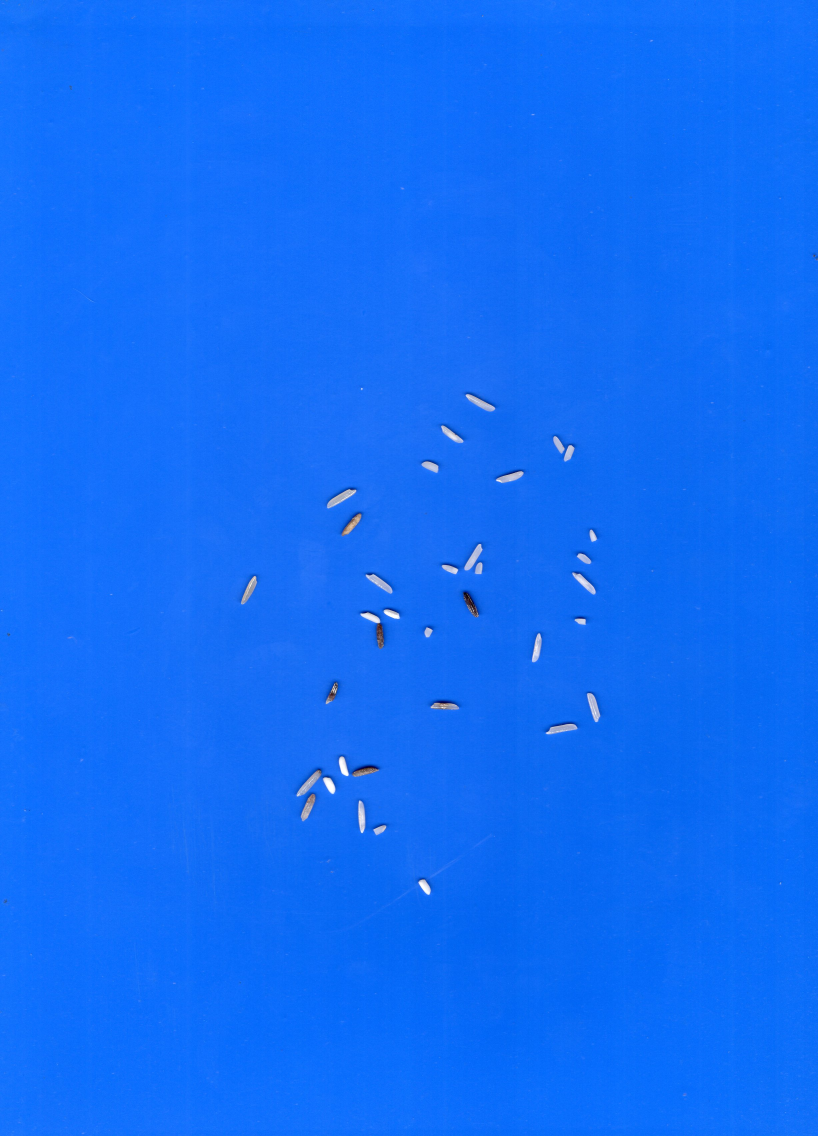
#> input picture mix_rice3.jpg, 2454 x 3408 px, found by its file name (shown at 1/3 size)
$ python 'd&c_main.py'   (older library calls are emulated)
#> lines starting #> are read from the running program, lines starting #| are printed output that depends on the picture; after the words box and inside, x2 and y2 are one past the last pixel; in counts of white or black regions, pixels touching at a corner belong together
### clwa_function.py

import cv2
import cv2 as cv
import numpy as np
from matplotlib import pyplot as plt
from scipy import ndimage
from skimage import measure, color, io
from skimage.feature import peak_local_max
from scipy import ndimage as ndi
import skimage
#img = cv2.imread("images/ROI/ROI_66.png")
#img = cv2.resize(img, (1104, 1376))
#img = img[300:1376, 0:1104]
def dd(img):
    im_gray = cv2.cvtColor(img, cv2.COLOR_BGR2GRAY)
    th, thresh= cv2.threshold(im_gray, 128, 192, cv2.THRESH_OTSU)
    thresh=255-thresh
    kernel = np.ones((5,5),np.uint8)
    #gradient = cv2.morphologyEx(thresh,cv2.MORPH_GRADIENT,kernel, iterations =1 )
    opening = cv2.morphologyEx(thresh,cv2.MORPH_OPEN,kernel, iterations =0 )

    from skimage.segmentation import clear_border
    opening = clear_border(opening) #Remove edge touching grains
    plt.imshow(opening, cmap='gray') #This is our image to be segmented further using watershed

    sure_bg = cv2.dilate(opening,kernel,iterations=10)
    plt.imshow(sure_bg, cmap='gray') #Dark region is our sure background

    sure_bg = cv2.erode(opening,kernel,iterations=0)
    plt.imshow(sure_bg, cmap='gray') #Dark region is our sure background

    dist_transform = cv2.distanceTransform(sure_bg,cv2.DIST_L2,5)
    #dist_transform=np.uint8(dist_transform)
    plt.imshow(dist_transform, cmap='gray')
    #cv2.imshow('dist_transform',dist_transform)
    #dist_transform=255-dist_transform

    local_max_location = peak_local_max(dist_transform, min_distance=6, indices=True)
    local_max_boolean = peak_local_max(dist_transform, min_distance=6, indices=False)

    #print(local_max_boolean)

    markers, _ = ndi.label(local_max_boolean)
    segmented = skimage.segmentation.watershed(255-dist_transform, markers, mask=sure_bg)
    plt.imshow(sure_bg, cmap='gray')
    segmented=np.uint8(segmented)
    #cv2.imshow('segmented',segmented)

    fig, axes = plt.subplots(ncols=3, figsize=(9, 3), sharex=True, sharey=True)
    ax = axes.ravel()

    ax[0].imshow(img, cmap=plt.cm.gray)
    ax[0].set_title('Input image')
    ax[1].imshow(-dist_transform, cmap=plt.cm.gray)
    ax[1].set_title('Distance transform')

    ax[2].imshow(segmented, cmap=plt.cm.nipy_spectral)

    for a in ax:
        a.set_axis_off()

    fig.tight_layout()
    plt.show()


    contours,hierarchy = cv2.findContours(segmented,cv2.RETR_TREE,cv2.CHAIN_APPROX_NONE)
    print("contours",len(contours))
    count1=0
    count2=0
    count3=0
    count4=0
    count5=0

    for cnt in contours:
        rect = cv2.minAreaRect(cnt)             # rect = ((center_x,center_y),(width,height),angle)
    # print("width & length",rect[1][0])
        points = cv2.boxPoints(rect)         # Find four vertices of rectangle from above rect
     #print("points",points)
        points = np.int0(np.around(points))     # Round the values and make it integers

        ellipse = cv2.fitEllipse(cnt)           # ellipse = ((center),(width,height of bounding rect), angle)


        #print("count",total_count)
        print("width",ellipse[1][0])
        print("length",ellipse[1][1])
        print("Area",ellipse[1][0]*ellipse[1][1])
        print("Aspect_Ratio (W/L)",ellipse[1][0]/ellipse[1][1])
        print("Length/Width Ratio",ellipse[1][1]/ellipse[1][0])
        cv2.drawContours(img,[cnt],0,(0,255,0),1)   # draw contours in green color
    #print([cnt])
        cv2.ellipse(img,ellipse,(0,255,0),1)        # draw ellipse in blue color
        cv2.polylines(img,[points],True,(0,0,255),1)# draw rectangle in red color
        length=(ellipse[1][1])
        Area=(ellipse[1][0]*ellipse[1][1])

        if  Area > 100 and Area <= 350:
            count1+=1

            print('Single rice',Area)
            return count1,count2,count3,count4,count5

        elif  Area > 350 and Area <= 800:
            count2+=2
            print('2 touching rice',Area)

            return count1,count2,count3,count4,count5
        elif Area > 800 and Area <= 1000:
            count3+=3
            print('3 touching rice',Area)
            return count1,count2,count3,count4,count5
        elif Area >1000 and Area <= 1500:
            count4+=4
            print('4 touching rice',Area)
            return count1,count2,count3,count4,count5
        elif Area > 1500 and Area <= 2000:
            count5+=5
            print('5 touching rice',Area)
            return count1,count2,count3,count4,count5
        else:
            pass

        #print('Broken rice',count)
        print('Single rice',count1)
        print('2 touching rice',count2)
        print('3 touching rice',count3)
        print('4 touching rice',count4)
        print('5 touching rice',count5)

        print('total rice count',count1+count2+count3+count4+count5)


        #cv2.imshow('output',sure_bg)
        #cv2.imshow('input',img)
        cv2.waitKey(0)
        cv2.destroyAllWindows()

        return count1,count2,count3,count4,count5


cv2.waitKey(0)
cv2.destroyAllWindows()

### discoloured_function.py
# -*- coding: utf-8 -*-
"""
Created on Tue Sep 28 10:51:41 2021

@author: 91872
"""

import cv2
import numpy as np
from matplotlib import pyplot as plt
from scipy import ndimage
from skimage import measure, color, io
from skimage.feature import peak_local_max
from scipy import ndimage as ndi
import skimage

def dis(image,Tot_count):
    brightness = 0
    contrast = 20
    img = np.int16(image)
    img = img * (contrast/127+1) - contrast + brightness
    img = np.clip(img, 0, 255)
    img1 = np.uint8(img)
    kernel = np.ones((3,3),np.uint8)
    copy=img1.copy()

    hsv = cv2.cvtColor(img1,cv2.COLOR_BGR2HSV)

    lower_color = np.array([0,15,10])
    upper_color = np.array([50,200,200])

    discoloured = cv2.inRange(hsv, lower_color, upper_color)
    from skimage.segmentation import clear_border
    discoloured = clear_border(discoloured)
    sure_bg = cv2.dilate(discoloured,kernel,iterations=3)
    #sure_bg = cv2.erode(sure_bg,kernel,iterations=1)
    #cv2.imshow('discoloured', discoloured)
    #cv2.imshow('sure_bg', sure_bg)

    contours,hierarchy = cv2.findContours(sure_bg,cv2.RETR_TREE,cv2.CHAIN_APPROX_NONE)
    Dis_count=len(contours)
    print("Number of Discoloured Rice",Dis_count)
    print("% of Discoloured Rice",(Dis_count/Tot_count)*100)

    p=1
    for c in contours:
        x,y,w,h = cv2.boundingRect(c)
        ROI = sure_bg[y:y+h, x:x+w]
        cv2.rectangle(copy,(x-5,y-5),(x+w+5,y+h+5),(36,255,12),1)
        rect = cv2.minAreaRect(c)             # rect = ((center_x,center_y),(width,height),angle)
# print("width & length",rect[1][0])
        points = cv2.boxPoints(rect)         # Find four vertices of rectangle from above rect
 #print("points",points)
        points = np.int0(np.around(points))     # Round the values and make it integers

    # [8 lines of commented-out code are left out]
        cv2.drawContours(copy,[c],0,(0,255,0),1)   # draw contours in green color
#print([cnt])
    #cv2.ellipse(img,ellipse,(0,255,0),1)        # draw ellipse in blue color
        cv2.polylines(copy,[points],True,(0,0,255),1)# draw rectangle in red color
        cv2.putText(copy, "D{}".format(p),(x+w+5,y+h+5), cv2.FONT_HERSHEY_SIMPLEX, 0.5, (0, 0, 255), 2)
        p+=1
        #cv2.imshow('input',copy)

    cv2.waitKey(0)
    cv2.destroyAllWindows()
    return copy
cv2.waitKey(0)
cv2.destroyAllWindows()

### d&c_main.py
# -*- coding: utf-8 -*-
"""
Created on Tue Sep 28 10:26:38 2021

@author: 91872
"""

'''import cv2
import numpy as np
from matplotlib import pyplot as plt
from scipy import ndimage
from skimage import measure, color, io
from skimage.feature import peak_local_max
from scipy import ndimage as ndi
import skimage
import discoloured_function
import chalky_function

image = cv2.imread("D:/a/ANKITHA/Professional/ASPIRE/images/mix_rice.jpg")
image = cv2.resize(image, (1104, 1376))
image= image[300:1376, 0:1104]

Tot_count=45
a=discoloured_function.dis(image,Tot_count)
cv2.imshow('a',a)
cv2.waitKey(0)
cv2.destroyAllWindows()
b=chalky_function.Chal(image, Tot_count,a)

cv2.imshow('b',b)
cv2.waitKey(0)
cv2.destroyAllWindows()'''

import cv2
import numpy as np
from matplotlib import pyplot as plt
from scipy import ndimage
from skimage import measure, color, io
from skimage.feature import peak_local_max
from scipy import ndimage as ndi
import skimage
import discoloured_function
import chalky_function
import clwa_function
import broken_function
#import good_function

image = cv2.imread("D:/a/ANKITHA/Professional/ASPIRE/images/mix_rice3.jpg")
#> image is the input picture: shape (3408, 2454, 3); mean B, G, R 248.2, 109.7, 16.8
image = cv2.resize(image, (1104, 1376))
#> image: shape (1376, 1104, 3)
image= image[300:1376, 0:1104]
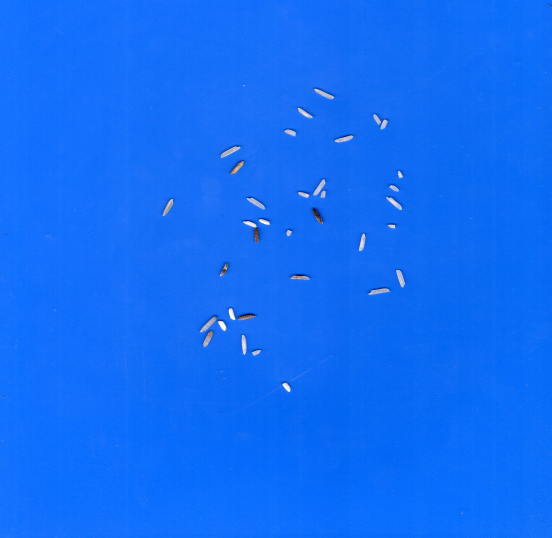
#> image: shape (1076, 1104, 3) (shown at 1/2 size); mean B, G, R 247.1, 109.2, 16.9
cv2.imshow('original image', image)
copy = image.copy()
#gray = cv2.cvtColor(image, cv2.COLOR_BGR2GRAY)
#thresh = cv2.threshold(gray,10,255,cv2.THRESH_OTSU + cv2.THRESH_BINARY)[1]
#thresh = cv2.threshold(gray,0,255,cv2.THRESH_OTSU + cv2.THRESH_BINARY)[1]
LAB= cv2.cvtColor(image,cv2.COLOR_BGR2LAB)
#> LAB: shape (1076, 1104, 3); mean of channels 0, 1, 2 125.9, 156.3, 52.7
L,A,B=cv2.split(LAB)
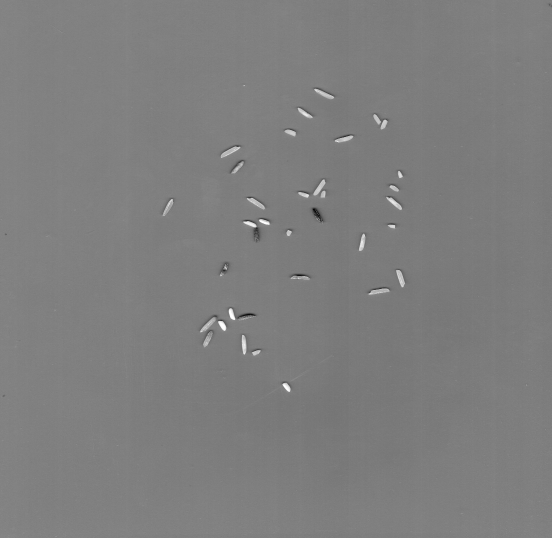
#> L: shape (1076, 1104) (shown at 1/2 size); min 1, max 255, mean 125.9
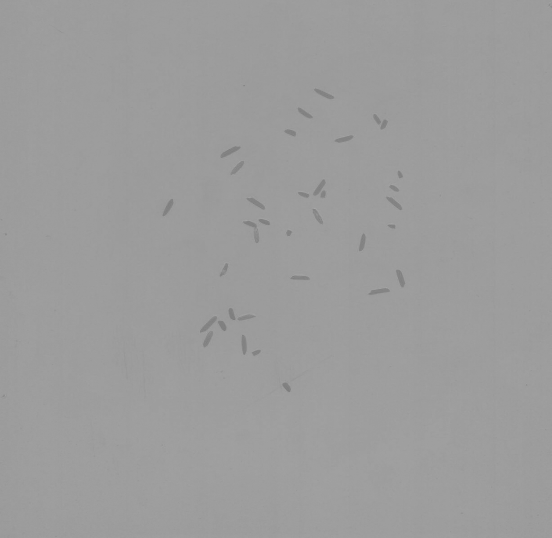
#> A: shape (1076, 1104) (shown at 1/2 size); min 120, max 170, mean 156.3
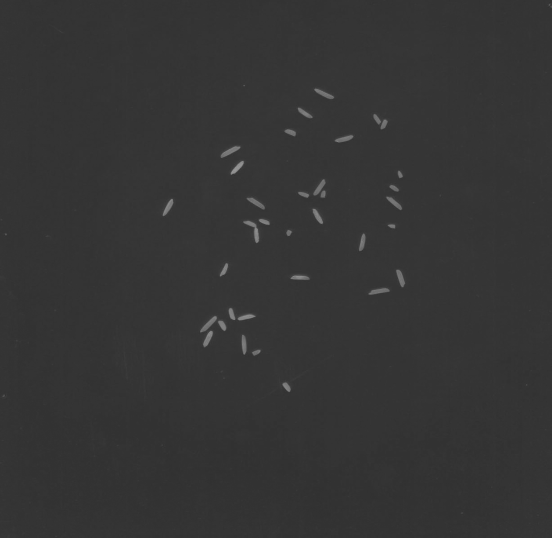
#> B: shape (1076, 1104) (shown at 1/2 size); min 46, max 156, mean 52.7
discoloured = cv2.inRange(B, 0, 95)
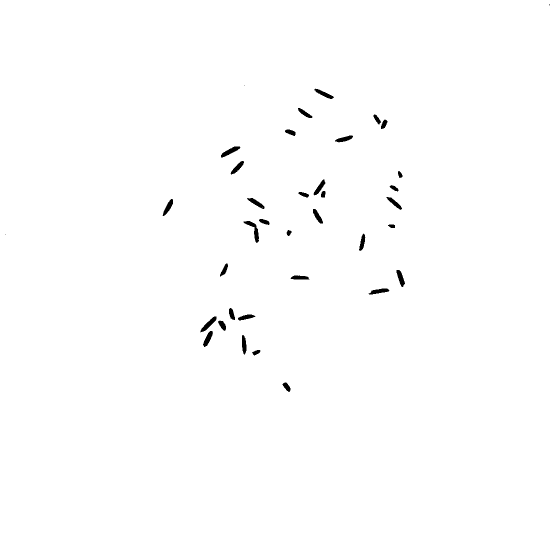
#> discoloured: shape (1076, 1104) (shown at 1/2 size); 99.4% white; 37 black regions (3 under 20 px)
cnts = cv2.findContours(discoloured, cv2.RETR_TREE, cv2.CHAIN_APPROX_SIMPLE)
#> cnts = 39 contours, 4 with area under 20; largest, box (x1, y1, x2, y2) and area: (0, 0, 1104, 1076) 1185725, (486, 441, 519, 487) 462, (441, 292, 482, 316) 385, (400, 632, 434, 666) 378, (792, 539, 811, 575) 336
cnts = cnts[0] if len(cnts) == 2 else cnts[1]
p=0
Tot_count=0
count=0
count1=0
count2=0
count3=0
count4=0
count5=0
Tot_broken=0
#Tot_good=0
for c in cnts:

    x,y,w,h = cv2.boundingRect(c)
    ROI = discoloured[y:y+h, x:x+w]
    aa=w*h
    #print(w*h)

    if aa<=100:
        pass
    else:

        a= image[y-4:y+h+5, x-4:x+w+5]
        try:

           count1,count2,count3,count4,count5=clwa_function.dd(a)
           count=count1+count2+count3+count4+count5
           Tot_count+=count
           broken=broken_function.dd(a)
           Tot_broken+=broken
           #good=good_function.dd(a)
           #Tot_good+=good
        except:
            pass


        #cv2.imwrite('C:/Users/admin/ASPIRE/ROI_30/ROI_{}.png'.format(ROI_number), a)
        cv2.rectangle(copy,(x-5,y-5),(x+w+5,y+h+5),(36,255,12),1)
        cv2.putText(copy, "{}".format(p),(x+w+5,y+h+5), cv2.FONT_HERSHEY_SIMPLEX, 0.5, (0, 255, 150), 2)
        p+=1
        #print("FFs",x+w,y+h)


        #cv2.imshow('ROI', a)
        key = cv2.waitKey(10)
        if key == 27: # Esc
             break
#> this loop made 1 pass; (key Esc is pressed on pass 1)
#> (c, x, y, w, h, aa) on pass 1: ([[0, 0], [0, 1075], [1103, 1075], [1103, 0]], 0, 0, 1104, 1076, 1187904)
#| contours 0
#> pass 1, in dd, `plt.show()`:
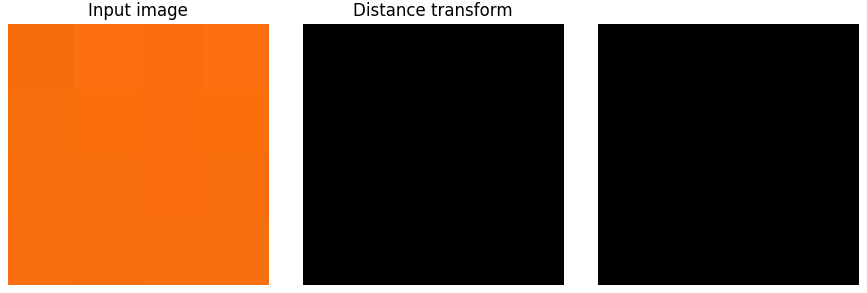
#> figure drawn by matplotlib, 3 panels
#> after the loop, Tot_broken = 0; Tot_count = 0; p = 1
print("Tot_count=",Tot_count)
#| Tot_count= 0
print("Tot_Broken=",Tot_broken)
#| Tot_Broken= 0
#print("Tot_Good=",Tot_good)

cv2.imshow('output', copy)

print(p+1)
#| 2

a=discoloured_function.dis(image,Tot_count)
#> in dis, `hsv = cv2.cvtColor(img1,cv2.COLOR_BGR2HSV)`: hsv: shape (1076, 1104, 3); mean H, S, V 107.7, 251.6, 254.4
#> in dis, `discoloured = cv2.inRange(hsv, lower_color, upper_color)`: discoloured: shape (1076, 1104); 0.04% white in thin lines or dots, all inside (x1, y1, x2, y2) = (327, 323, 645, 682)
#> in dis, `sure_bg = cv2.dilate(discoloured,kernel,iterations=3)`:
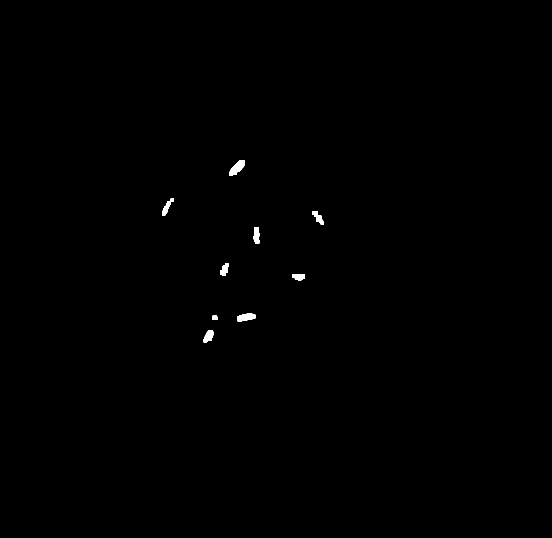
#> sure_bg: shape (1076, 1104) (shown at 1/2 size); 0.25% white; 9 white regions
#> in dis, `contours,hierarchy = cv2.findContours(sure_bg,cv2.RETR_TREE,cv2.CHAIN_..`: contours = 9 contours; largest, box (x1, y1, x2, y2) and area: (459, 320, 490, 352) 502, (474, 627, 511, 643) 398, (507, 454, 519, 488) 306, (407, 660, 427, 685) 304, (324, 397, 348, 431) 262
#> in dis, `Dis_count=len(contours)`: Dis_count = 9
#| Number of Discoloured Rice 9
#> (the run stopped early here; a loop or call above may not have finished)

$ run again, with rice_100.jpg copied over mix_rice3.jpg
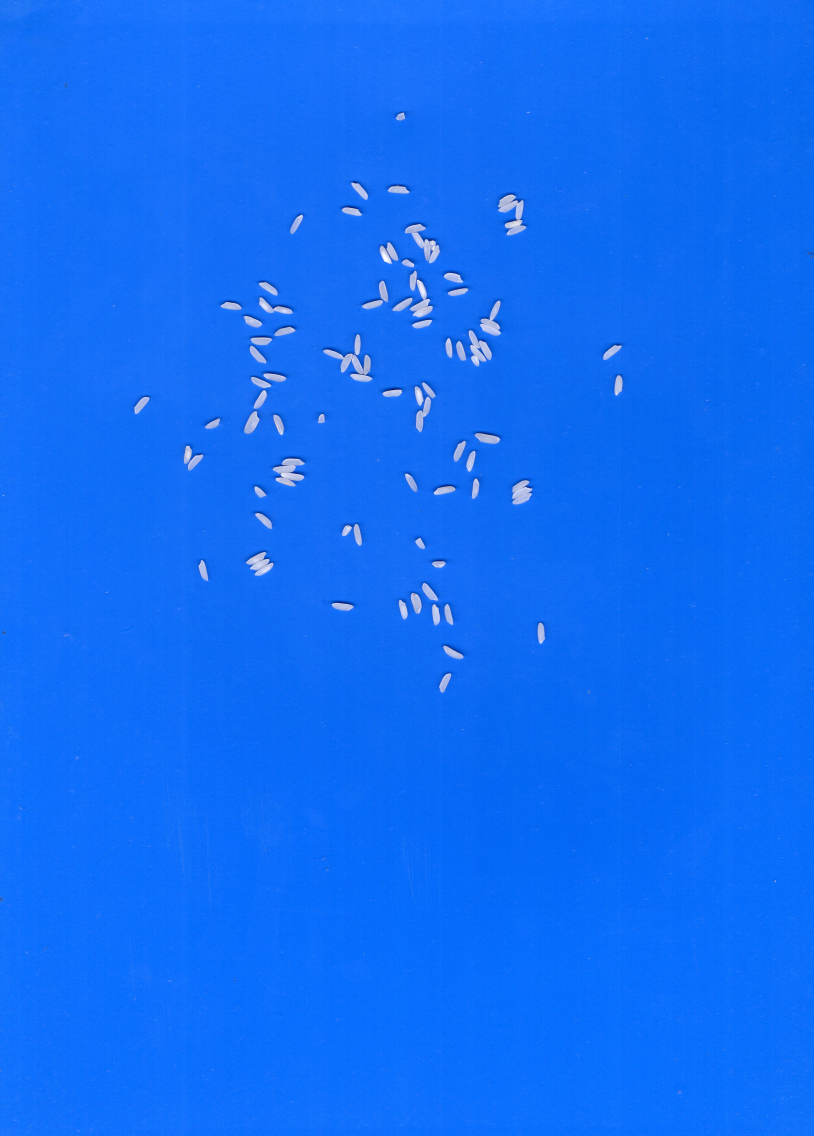
#> input picture rice_100.jpg, 2442 x 3408 px, found by its file name (shown at 1/3 size)
#> image is the input picture: shape (3408, 2442, 3); mean B, G, R 247.2, 109.7, 16.2
#> LAB: shape (1076, 1104, 3); mean of channels 0, 1, 2 126.1, 156.4, 52.8
#> `L,A,B=cv2.split(LAB)`:
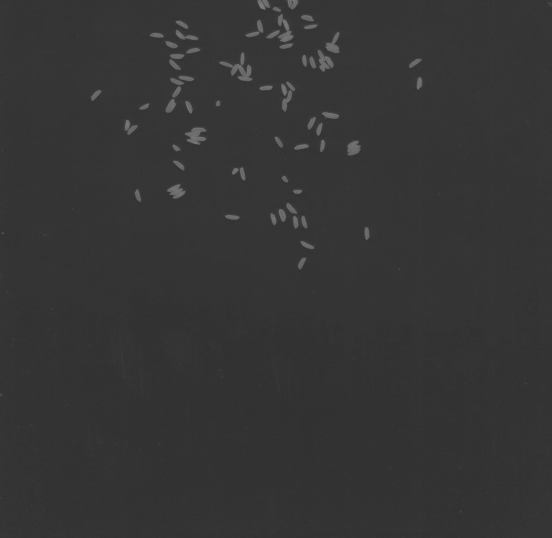
#> B: shape (1076, 1104) (shown at 1/2 size); min 46, max 139, mean 52.8
#> `discoloured = cv2.inRange(B, 0, 95)`:
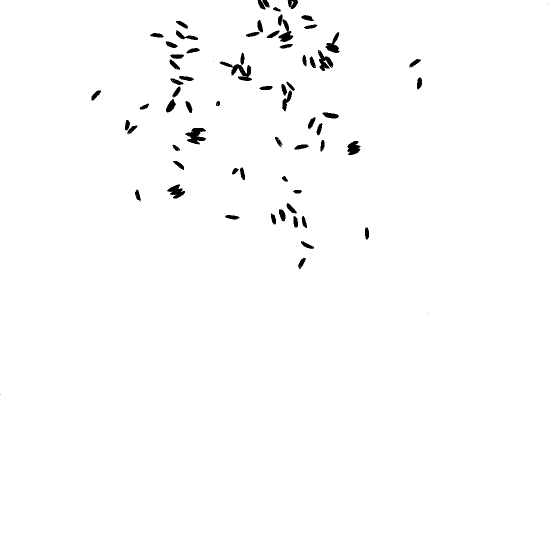
#> discoloured: shape (1076, 1104) (shown at 1/2 size); 98.8% white; 69 black regions (4 under 20 px)
#> cnts = 95 contours, 31 with area under 20; largest, box (x1, y1, x2, y2) and area: (0, 0, 1104, 1076) 1185113, (438, 122, 505, 163) 1001, (370, 255, 413, 290) 858, (635, 99, 668, 143) 686, (555, 38, 588, 85) 621
#> the loop `for c in cnts: ` made 4 passes; (key Esc is pressed on pass 4)
#> (x, y, w, h, aa) on pass 4: (0, 0, 1104, 1076, 1187904)
#> (printed output is left out)
#> after the loop `for c in cnts:`: Tot_broken = 0; p = 1
#| Tot_count= 0
#| Tot_Broken= 0
#| 2
#> hsv: shape (1076, 1104, 3); mean H, S, V 107.8, 251.5, 254.5
#> contours = []
#> Dis_count = 0
#| Number of Discoloured Rice 0
